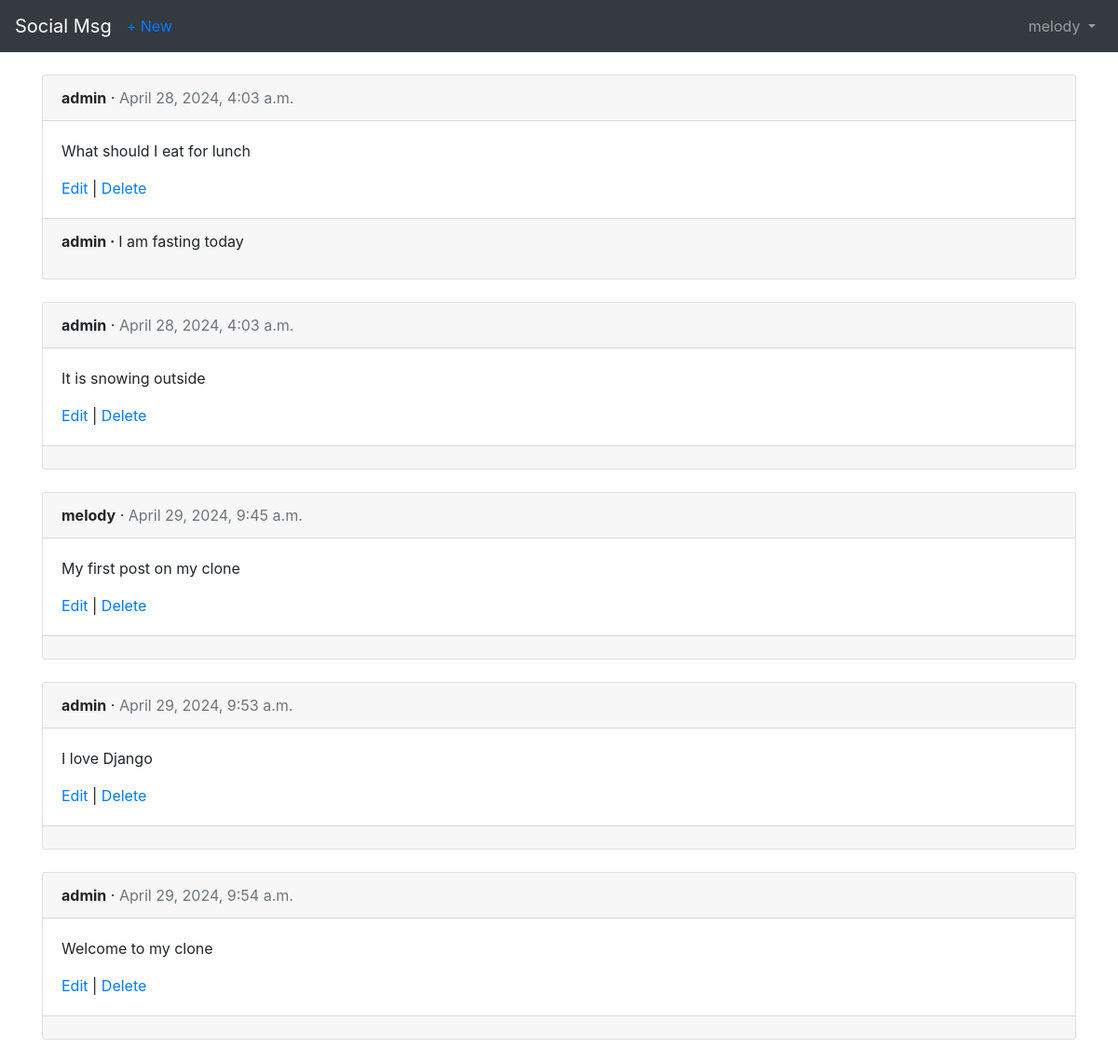
The app's page /posts/ (signed in) with its own data.
### users/models.py (models this page shows)
class CustomUser(AbstractUser):
    objects = CustomUserManager()

### posts/models.py (models this page shows, shortened)
class Post(models.Model):
    message = models.CharField(max_length=280)
    date = models.DateTimeField(auto_now_add=True)
    author = models.ForeignKey(
        settings.AUTH_USER_MODEL,
        on_delete=models.CASCADE,
    )

class Comment(models.Model):
    post = models.ForeignKey(Post, on_delete=models.CASCADE)
    comment = models.CharField(max_length=140)
    author = models.ForeignKey(
        settings.AUTH_USER_MODEL,
        on_delete=models.CASCADE,
    )
    def __str__(self):
        return self.comment

### posts/views.py (the view)
# urls.py: path('', views.PostListView.as_view(), name='post_list'),
class PostListView(LoginRequiredMixin, ListView):
    model = models.Post
    template_name = 'post_list.html'
    login_url = 'login'

### templates/post_list.html (shortened to what this page needs)
{% extends 'base.html' %}
{% block content %}
    {% for post in object_list %}
        <div class="card">
            <div class="card-header">
                <span class="font-weight-bold">{{ post.author }}</span> &middot; <span class="text-muted">{{ post.date }}</span>
            </div>
            <div class="card-body">
                <p>{{ post.message }}</p>
                <a href="{% url 'post_edit' post.pk %}">Edit</a> |
                <a href="{% url 'post_delete' post.pk %}">Delete</a>
            </div>
            <div class="card-footer">
                {% for comment in post.comment_set.all %}
                    <p>
                        <span class="font-weight-bold">{{ comment.author }} &middot; </span> {{ comment }}
                    </p>
                {% endfor %}
            </div>
        </div>
        <br/>
    {% endfor %}
{% endblock content %}

### templates/base.html (shortened to what this page needs)
<!doctype html>
<html lang="en">
  <head>
    <link rel="stylesheet" href="https://cdn.jsdelivr.net/npm/bootstrap@4.0.0/dist/css/bootstrap.min.css">
  </head>
  <body>
    <nav class="navbar navbar-expand-md navbar-dark bg-dark mb-4">
        <a class="navbar-brand" href="{% url 'home' %}">Social Msg</a>
        <ul class="navbar-nav mr-auto">
            <li class="nav-item"><a href="{% url 'post_new' %}">+ New</a></li>
        </ul>
        <div class="collapse navbar-collapse" id="navbarCollapse">
            {% if user.is_authenticated %}
                <ul class="navbar-nav ml-auto">
                    <li class="nav-item">
                        <a class="nav-link dropdown-toggle" href="#" id="userMenu" data-toggle="dropdown" aria-haspopup="true" aria-expanded="false">
                            {{ user.username }}
                        </a>
                    </li>
                </ul>
            {% else %}
                <form class="form-inline ml-auto">
                    <a href="{% url 'login' %}" class="btn btn-outline-secondary">Log in</a>
                    <a href="{% url 'signup' %}" class="btn btn-primary ml-2">Sign up</a>
                </form>
            {% endif %}
        </div>
    </nav>
    <div class = "container">
            {% block content %}
            {% endblock %}
    </div>
  </body>
</html>

### records on screen
CustomUser: username "melody"
Post: author "admin", date "April 28, 2024, 4:03 a.m.", message "What should I eat for lunch"
Comment: author "admin", comment "I am fasting today"
Post: author "admin", date "April 28, 2024, 4:03 a.m.", message "It is snowing outside"
Post: author "melody", date "April 29, 2024, 9:45 a.m.", message "My first post on my clone"
Post: author "admin", date "April 29, 2024, 9:53 a.m.", message "I love Django"
Post: author "admin", date "April 29, 2024, 9:54 a.m.", message "Welcome to my clone"
